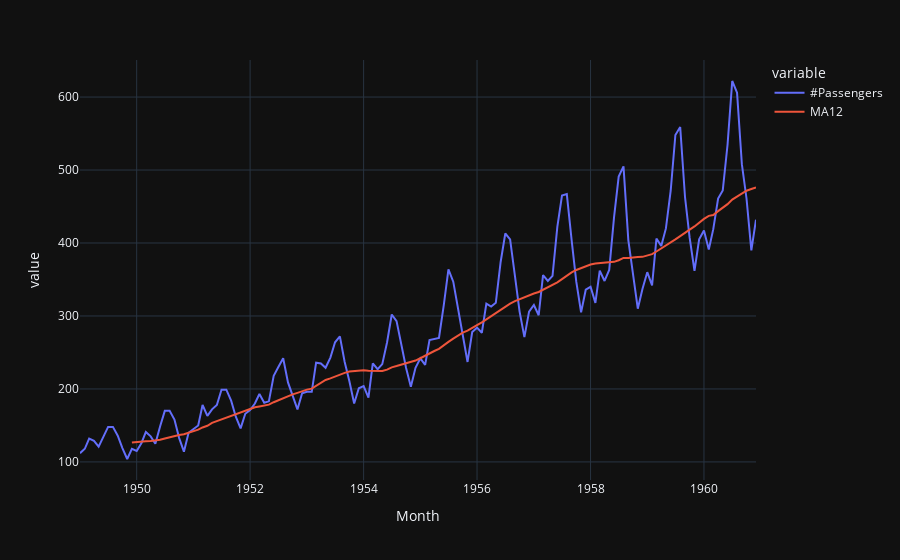

Notebook code for this chart:
### Code cell
import plotly.express as px
fig = px.line(data, x="Month", y=["#Passengers", "MA12"], template = 'plotly_dark')
fig.show()

### Figure 1 — Plotly figure (JSON) as saved in the notebook; plotly's stock layout.template omitted (floating-point values rounded to 4 significant figures; data arrays with more than 128 entries replaced by an {"elided": "..."} marker saying what was removed)
{"data": [{"hovertemplate": "variable=#Passengers<br>Month=%{x}<br>value=%{y}<extra></extra>", "legendgroup": "#Passengers", "line": {"color": "#636efa", "dash": "solid"}, "marker": {"symbol": "circle"}, "mode": "lines", "name": "#Passengers", "orientation": "v", "showlegend": true, "type": "scatter", "x": {"elided": "144 str values"}, "xaxis": "x", "y": {"elided": "144 int values"}, "yaxis": "y"}, {"hovertemplate": "variable=MA12<br>Month=%{x}<br>value=%{y}<extra></extra>", "legendgroup": "MA12", "line": {"color": "#EF553B", "dash": "solid"}, "marker": {"symbol": "circle"}, "mode": "lines", "name": "MA12", "orientation": "v", "showlegend": true, "type": "scatter", "x": {"elided": "144 str values"}, "xaxis": "x", "y": {"elided": "144 float values"}, "yaxis": "y"}], "layout": {"legend": {"title": {"text": "variable"}, "tracegroupgap": 0}, "margin": {"t": 60}, "xaxis": {"anchor": "y", "domain": [0, 1], "title": {"text": "Month"}}, "yaxis": {"anchor": "x", "domain": [0, 1], "title": {"text": "value"}}}}
